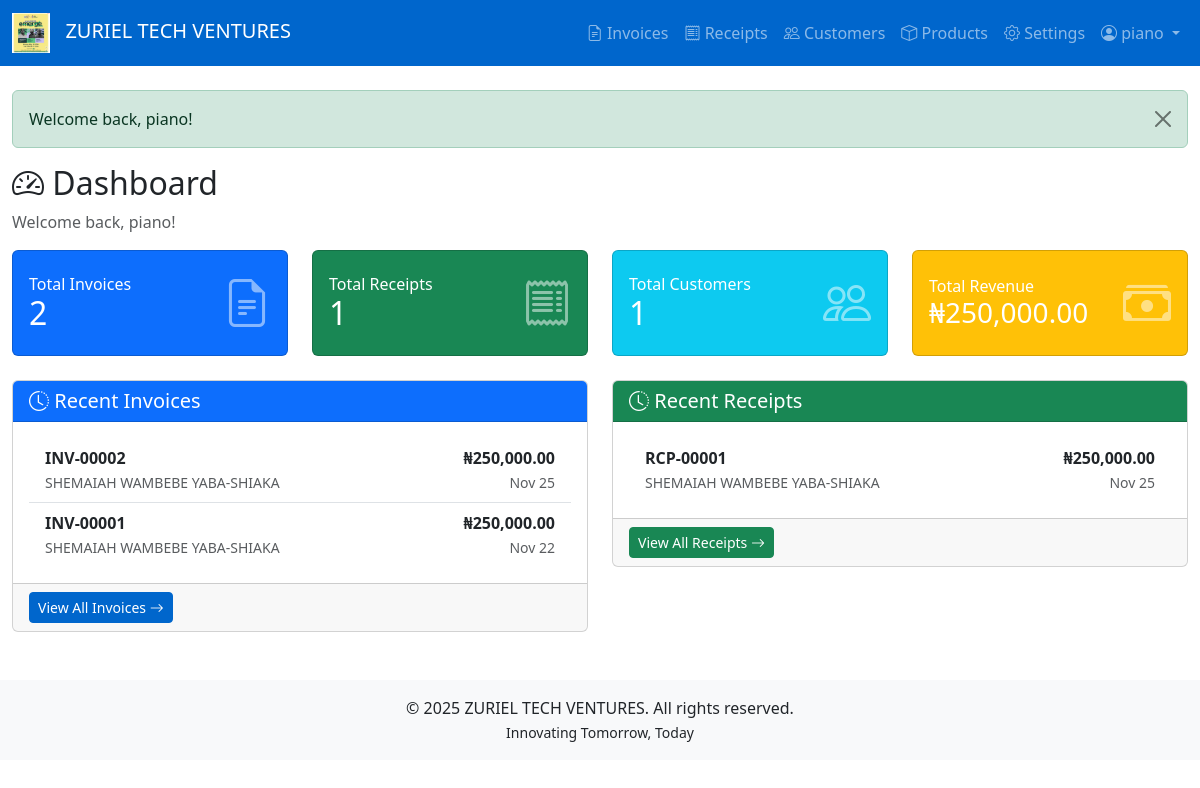
/dashboard (signed in), run on the app's committed database.
### tables this page shows
CREATE TABLE `receipts` (
  `id` int(11) NOT NULL,
  `receipt_number` varchar(50) NOT NULL,
  `invoice_id` int(11) DEFAULT NULL,
  `receipt_date` date NOT NULL,
  `received_from` varchar(255) NOT NULL,
  `amount_naira` int(11) NOT NULL,
  `amount_kobo` int(11) NOT NULL DEFAULT 0,
  `total_amount` decimal(10,2) NOT NULL,
  `payment_for` text NOT NULL,
  `payment_method` enum('cash','transfer','pos','other') NOT NULL,
  `status` enum('issued','archived') DEFAULT 'issued',
  `created_at` timestamp NOT NULL DEFAULT current_timestamp(),
  `updated_at` timestamp NOT NULL DEFAULT current_timestamp() ON UPDATE current_timestamp()
);

CREATE TABLE `invoices` (
  `id` int(11) NOT NULL,
  `invoice_number` varchar(50) NOT NULL,
  `customer_id` int(11) DEFAULT NULL,
  `customer_name` varchar(255) NOT NULL,
  `customer_address` text DEFAULT NULL,
  `invoice_date` date NOT NULL,
  `lpo_number` varchar(100) DEFAULT NULL,
  `subtotal` decimal(10,2) NOT NULL DEFAULT 0.00,
  `total` decimal(10,2) NOT NULL DEFAULT 0.00,
  `paid_amount` decimal(10,2) DEFAULT 0.00,
  `amount_in_words` text DEFAULT NULL,
  `invoice_type` enum('cash','credit') DEFAULT 'cash',
  `status` enum('draft','issued','paid','archived') DEFAULT 'issued',
  `created_at` timestamp NOT NULL DEFAULT current_timestamp(),
  `updated_at` timestamp NOT NULL DEFAULT current_timestamp() ON UPDATE current_timestamp()
);

### app/controllers/DashboardController.php (called while the page is built, shortened)
<?php
class DashboardController extends ProtectedController {
    public function index() {
        $stats = [
            'total_invoices' => $this->db->query("SELECT COUNT(*) as count FROM invoices")->fetch()['count'],
            'total_receipts' => $this->db->query("SELECT COUNT(*) as count FROM receipts")->fetch()['count'],
            'total_customers' => $this->db->query("SELECT COUNT(*) as count FROM customers")->fetch()['count'],
            'total_revenue' => $this->db->query("SELECT SUM(total_amount) as total FROM receipts")->fetch()['total'] ?? 0
        ];
        $recent_invoices = $this->db->query("
            SELECT * FROM invoices
            ORDER BY created_at DESC
            LIMIT 5
        ")->fetchAll();
        $recent_receipts = $this->db->query("
            SELECT * FROM receipts
            ORDER BY created_at DESC
            LIMIT 5
        ")->fetchAll();
        $this->view('dashboard', [
            'stats' => $stats,
            'recent_invoices' => $recent_invoices,
            'recent_receipts' => $recent_receipts,
            'flash' => $this->getFlash()
        ]);
    }
}
?>

### config/config.php (called while the page is built, shortened)
<?php
class Config {
    private static $config = [];
    public static function load($db) {
        try {
            $stmt = $db->query("SELECT config_key, config_value FROM config");
            while ($row = $stmt->fetch(PDO::FETCH_ASSOC)) {
                self::$config[$row['config_key']] = $row['config_value'];
            }
        } catch (PDOException $e) {
            self::loadDefaults();
        }
    }
    public static function get($key, $default = null) {
        return self::$config[$key] ?? $default;
    }
    public static function url($path = '') {
        $scriptPath = str_replace('\\', '/', dirname($_SERVER['SCRIPT_NAME']));
        $basePath = str_replace('/public', '', $scriptPath);
        $path = ltrim($path, '/');
        return $basePath . ($path ? '/' . $path : '');
    }
}
?>

### app/views/dashboard.php (the view)
<?php require_once __DIR__ . '/layouts/header.php'; ?>
<div class="row">
    <div class="col-12">
        <h2><i class="bi bi-speedometer2"></i> Dashboard</h2>
        <p class="text-muted">Welcome back, <?php echo htmlspecialchars($_SESSION['full_name'] ?? 'User'); ?>!</p>
    </div>
</div>
<div class="row mb-4">
    <div class="col-md-3">
        <div class="card bg-primary text-white">
            <div class="card-body">
                <div class="d-flex justify-content-between align-items-center">
                    <div>
                        <h6 class="mb-0">Total Invoices</h6>
                        <h2 class="mb-0"><?php echo $stats['total_invoices'] ?? 0; ?></h2>
                    </div>
                    <div>
                        <i class="bi bi-file-earmark-text" style="font-size: 3rem; opacity: 0.5;"></i>
                    </div>
                </div>
            </div>
        </div>
    </div>
    <div class="col-md-3">
        <div class="card bg-success text-white">
            <div class="card-body">
                <div class="d-flex justify-content-between align-items-center">
                    <div>
                        <h6 class="mb-0">Total Receipts</h6>
                        <h2 class="mb-0"><?php echo $stats['total_receipts'] ?? 0; ?></h2>
                    </div>
                    <div>
                        <i class="bi bi-receipt" style="font-size: 3rem; opacity: 0.5;"></i>
                    </div>
                </div>
            </div>
        </div>
    </div>
    <div class="col-md-3">
        <div class="card bg-info text-white">
            <div class="card-body">
                <div class="d-flex justify-content-between align-items-center">
                    <div>
                        <h6 class="mb-0">Total Customers</h6>
                        <h2 class="mb-0"><?php echo $stats['total_customers'] ?? 0; ?></h2>
                    </div>
                    <div>
                        <i class="bi bi-people" style="font-size: 3rem; opacity: 0.5;"></i>
                    </div>
                </div>
            </div>
        </div>
    </div>
    <div class="col-md-3">
        <div class="card bg-warning text-white">
            <div class="card-body">
                <div class="d-flex justify-content-between align-items-center">
                    <div>
                        <h6 class="mb-0">Total Revenue</h6>
                        <h3 class="mb-0"><?php echo Config::get('CURRENCY_SYMBOL_MAJOR', '₦'); ?><?php echo number_format($stats['total_revenue'] ?? 0, 2); ?></h3>
                    </div>
                    <div>
                        <i class="bi bi-cash-stack" style="font-size: 3rem; opacity: 0.5;"></i>
                    </div>
                </div>
            </div>
        </div>
    </div>
</div>
<div class="row">
    <div class="col-md-6">
        <div class="card">
            <div class="card-header bg-primary text-white">
                <h5 class="mb-0"><i class="bi bi-clock-history"></i> Recent Invoices</h5>
            </div>
            <div class="card-body">
                <?php if (empty($recent_invoices)): ?>
                    <p class="text-muted">No recent invoices</p>
                <?php else: ?>
                    <div class="list-group list-group-flush">
                        <?php foreach ($recent_invoices as $invoice): ?>
                            <a href="<?php echo Config::url('invoices/view/' . $invoice['id']); ?>"
                               class="list-group-item list-group-item-action">
                                <div class="d-flex justify-content-between align-items-center">
                                    <div>
                                        <strong><?php echo htmlspecialchars($invoice['invoice_number']); ?></strong>
                                        <br>
                                        <small class="text-muted"><?php echo htmlspecialchars($invoice['customer_name']); ?></small>
                                    </div>
                                    <div class="text-end">
                                        <strong><?php echo Config::get('CURRENCY_SYMBOL_MAJOR', '₦'); ?><?php echo number_format($invoice['total'], 2); ?></strong>
                                        <br>
                                        <small class="text-muted"><?php echo date('M d', strtotime($invoice['invoice_date'])); ?></small>
                                    </div>
                                </div>
                            </a>
                        <?php endforeach; ?>
                    </div>
                <?php endif; ?>
            </div>
            <div class="card-footer">
                <a href="<?php echo Config::url('invoices'); ?>" class="btn btn-sm btn-primary">
                    View All Invoices <i class="bi bi-arrow-right"></i>
                </a>
            </div>
        </div>
    </div>
    <div class="col-md-6">
        <div class="card">
            <div class="card-header bg-success text-white">
                <h5 class="mb-0"><i class="bi bi-clock-history"></i> Recent Receipts</h5>
            </div>
            <div class="card-body">
                <?php if (empty($recent_receipts)): ?>
                    <p class="text-muted">No recent receipts</p>
                <?php else: ?>
                    <div class="list-group list-group-flush">
                        <?php foreach ($recent_receipts as $receipt): ?>
                            <a href="<?php echo Config::url('receipts/view/' . $receipt['id']); ?>"
                               class="list-group-item list-group-item-action">
                                <div class="d-flex justify-content-between align-items-center">
                                    <div>
                                        <strong><?php echo htmlspecialchars($receipt['receipt_number']); ?></strong>
                                        <br>
                                        <small class="text-muted"><?php echo htmlspecialchars($receipt['received_from']); ?></small>
                                    </div>
                                    <div class="text-end">
                                        <strong><?php echo Config::get('CURRENCY_SYMBOL_MAJOR', '₦'); ?><?php echo number_format($receipt['total_amount'], 2); ?></strong>
                                        <br>
                                        <small class="text-muted"><?php echo date('M d', strtotime($receipt['receipt_date'])); ?></small>
                                    </div>
                                </div>
                            </a>
                        <?php endforeach; ?>
                    </div>
                <?php endif; ?>
            </div>
            <div class="card-footer">
                <a href="<?php echo Config::url('receipts'); ?>" class="btn btn-sm btn-success">
                    View All Receipts <i class="bi bi-arrow-right"></i>
                </a>
            </div>
        </div>
    </div>
</div>
<?php require_once __DIR__ . '/layouts/footer.php'; ?>

### data on the page
receipts: id "2", invoice "1", total_amount "250,000.00", receipt_number "RCP-00001", received_from "SHEMAIAH WAMBEBE YABA-SHIAKA", receipt_date "Nov 25"
invoices: invoice_number "INV-00002", customer_name "SHEMAIAH WAMBEBE YABA-SHIAKA", total "250,000.00", invoice_date "Nov 25"
invoices: invoice_number "INV-00001", customer_name "SHEMAIAH WAMBEBE YABA-SHIAKA", total "250,000.00", invoice_date "Nov 22"

### other printed values
Config::get('COMPANY_NAME') "ZURIEL TECH VENTURES"
$_SESSION['full_name'] "piano"
$flash['message'] "Welcome back, piano!"
Config::get('CURRENCY_SYMBOL_MAJOR', '₦') "₦"
Config::get('COMPANY_TAGLINE') "Innovating Tomorrow, Today"
